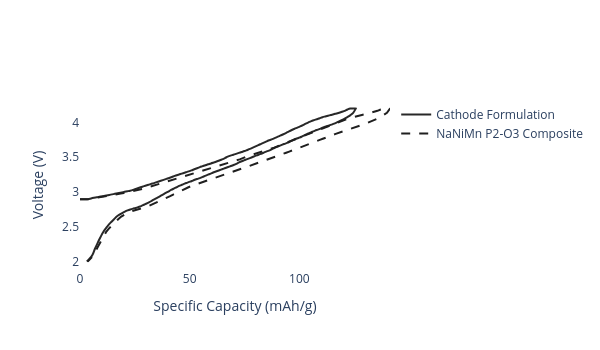

The code cell stored with this chart in its notebook:
### Code cell
cathode_formulation = CathodeFormulation(
    active_materials={cathode_active_material: 89},
    binders={cathode_binder: 5},
    conductive_additives={cathode_conductive_additive: 6}
)

cathode_formulation.voltage_cuttoff = 4.2
cathode_formulation.plot_half_cell_curve(add_materials=True, width=600, height=350).show()

### Figure 1 — Plotly figure (JSON) as saved in the notebook; plotly's stock layout.template omitted (floating-point values rounded to 4 significant figures; data arrays with more than 128 entries replaced by an {"elided": "..."} marker saying what was removed)
{"data": [{"line": {"color": "#282828", "shape": "spline", "width": 2}, "name": "Cathode Formulation", "type": "scatter", "x": {"elided": "200 float values"}, "y": {"elided": "200 float values"}}, {"line": {"color": "#1f1f1f", "dash": "dash", "width": 2}, "name": "NaNiMn P2-O3 Composite", "type": "scatter", "x": {"elided": "200 float values"}, "y": {"elided": "200 float values"}}], "layout": {"height": 350, "paper_bgcolor": "white", "plot_bgcolor": "white", "width": 600, "xaxis": {"title": {"text": "Specific Capacity (mAh/g)"}}, "yaxis": {"title": {"text": "Voltage (V)"}}}}
